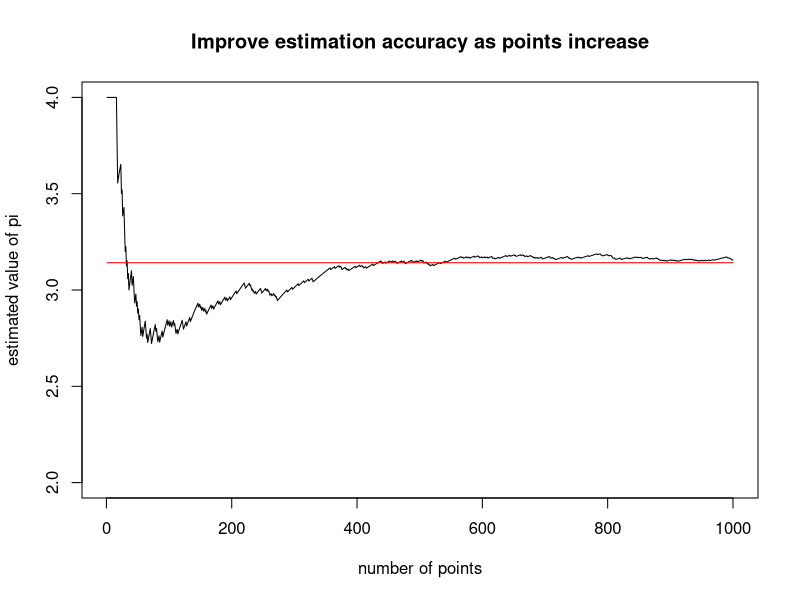
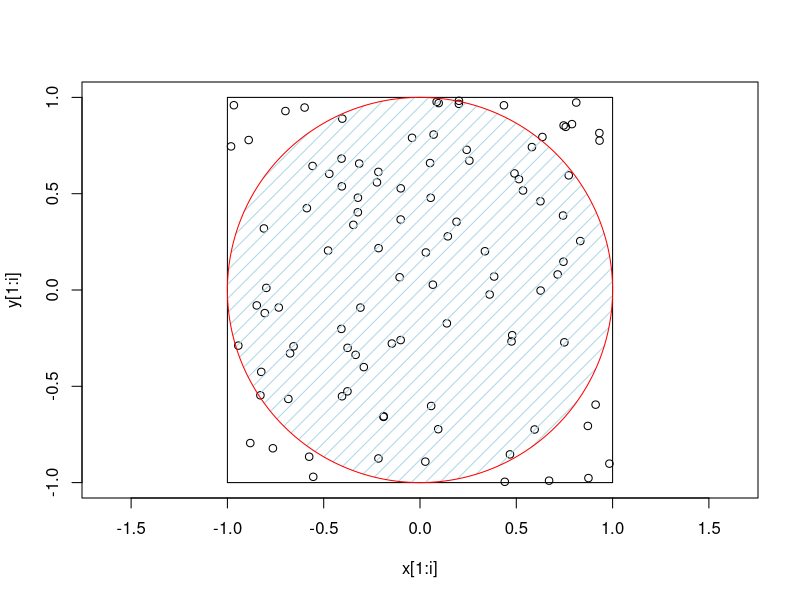

Here is the R script that generated these plots, in order:
## ---- chunk 1
num_darts <- 1000
num_darts_in_circle <- 0

for(i in 1:num_darts) {
  x <- runif(n = 1, min = -1, max = 1)
  y <- runif(n = 1, min = -1, max = 1)
  if(x^2 + y^2 <= 1) {
    num_darts_in_circle = num_darts_in_circle + 1
  }
}

print(4 * num_darts_in_circle / num_darts)
## ---- chunk 2
library("plotrix")

num_darts <- 1000000
num_darts_in_circle <- 0

x <- runif(n = num_darts, min = -1, max = 1)
y <- runif(n = num_darts, min = -1, max = 1)

sum_squares <- x^2 + y^2
indexes_darts_in_circle <- which(sum_squares <= 1)
num_darts_in_circle <- length(indexes_darts_in_circle)
print(4 * num_darts_in_circle / num_darts)
## ---- chunk 3
#| echo: false

simulation = function(long){
  c = rep(0,long)
  numberIn = 0
  for(i in 1:long){
    x = runif(2,-1,1)
    if(sqrt(x[1]*x[1] + x[2]*x[2]) <= 1){
      numberIn = numberIn + 1
    }
    prop = numberIn / i
    piHat = prop *4
    c[i] = piHat
  }
  return(c)
}

size = 1000
res = simulation(size)
ini = 1
plot(res[ini:size], type = "l", main = "Improve estimation accuracy as points increase", xlab = "number of points", ylab = "estimated value of pi", ylim = c(2, 4))
lines(rep(pi, size)[ini:size], col = "red")
## ---- chunk 4
#| echo: false
library("plotrix")

num_darts <- 100
num_darts_in_circle <- 0

x <- runif(n = num_darts, min = -1, max = 1)
y <- runif(n = num_darts, min = -1, max = 1)

sum_squares <- x^2 + y^2
indexes_darts_in_circle <- which(sum_squares <= 1)
num_darts_in_circle <- length(indexes_darts_in_circle)

plot(x[1:i], y[1:i], xlim = c(-1, 1), ylim = c(-1, 1), asp = 1)
rect(-1, -1, 1, 1)
draw.circle(0, 0, 1, nv = 1000, border = "red", col = "lightblue", lty = 1, density = 10, lwd = 1)
